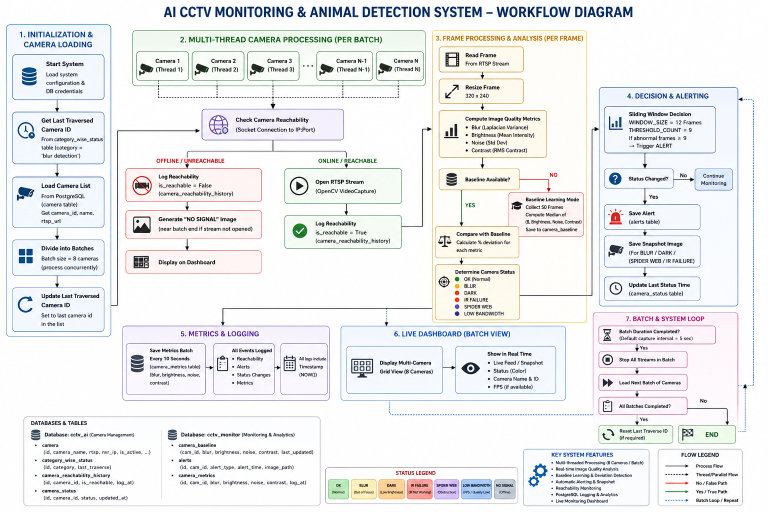
#> input picture ChatGPT Image Jun 28, 2026, 01_41_30 PM.png, 1536 x 1024 px, given in place of 4202, which was not available (shown at 1/2 size)
$ python Blurry_Camera_4_grid.py   (older library calls are emulated)
#> lines starting #> are read from the running program, lines starting #| are printed output that depends on the picture; pictures that were not available may be replaced by others from this repository, and a replacement may not be noted
import cv2
import numpy as np
import time
from datetime import datetime

# --- CONFIGURATION SECTION ---
# List of your 4 RTSP URLs
RTSP_URLS = [
    "rtsp://USERNAME:PASSWORD@192.168.x.x:554/Streaming/Channels/4202",
    "rtsp://USERNAME:PASSWORD@192.168.x.x:554/Streaming/Channels/4202",
    "rtsp://USERNAME:PASSWORD@192.168.x.x:554/Streaming/Channels/4202",
    "rtsp://USERNAME:PASSWORD@192.168.x.x:554/Streaming/Channels/4202"
    # Replace with Camera 4
]

CAPTURE_INTERVAL = 10
LEARNING_FRAMES = 20
ALPHA = 0.1

# Track alerts per camera
current_alerts = ["OK"] * 4

def send_alert(cam_idx, issue, value):
    global current_alerts
    current_alerts[cam_idx] = f"{issue} ({value:.2f})"
    print(f"[{datetime.now()}] CAM {cam_idx} ALERT → {issue} (Value: {value:.2f})")

def get_metrics(frame):
    gray = cv2.cvtColor(frame, cv2.COLOR_BGR2GRAY)
    blur = cv2.Laplacian(gray, cv2.CV_64F).var()
    brightness = np.mean(gray)
    noise = np.std(gray)
    return blur, brightness, noise

def draw_overlay(frame, blur, brightness, noise, cam_idx):
    global current_alerts
    overlay = frame.copy()
    alert_text = current_alerts[cam_idx]

    color = (0, 255, 0) if "OK" in alert_text.upper() else (0, 0, 255)

    # Positioned slightly higher to fit in grid view
    cv2.putText(overlay, f"Blur: {blur:.2f}", (10, 25), cv2.FONT_HERSHEY_SIMPLEX, 0.5, (0,255,0), 1)
    cv2.putText(overlay, f"Bright: {brightness:.2f}", (10, 50), cv2.FONT_HERSHEY_SIMPLEX, 0.5, (0,255,0), 1)
    cv2.putText(overlay, f"Noise: {noise:.2f}", (10, 75), cv2.FONT_HERSHEY_SIMPLEX, 0.5, color, 1)
    cv2.putText(overlay, f"STATUS: {alert_text}", (10, 100), cv2.FONT_HERSHEY_SIMPLEX, 0.6, color, 2)
    # cv2.putText(overlay, f"CAM {cam_idx}", (550, 30), cv2.FONT_HERSHEY_SIMPLEX, 0.6, (255,255,255), 2)
    return overlay

def monitor_camera():
    # Initialize all 4 captures
    caps = [cv2.VideoCapture(url) for url in RTSP_URLS]
    for i, cap in enumerate(caps):
        if not cap.isOpened():
            print(f"Camera {i} connection failed")
            return

    # Baselines list for each camera , 4 as the number of grid is 4
    blur_means = [0.0]*4;
    bright_means = [0.0]*4;
    noise_means = [0.0]*4
    reference_frames = [None]*4

    last_check_time = time.time()

    print("Learning baseline for all cameras...")

    # Simplified learning phase for 4 cams
    for _ in range(LEARNING_FRAMES):
        for i in range(4):
            ret, frame = caps[i].read()
            if ret: #resizing the frames for each grid for the monitor
                frame = cv2.resize(frame, (640, 480)) # 640/480 for 4 camera grid
                #before calculating the mean take the values and assign them to the means list for each camera
                b, br, n = get_metrics(frame)
                blur_means[i] += b
                bright_means[i] += br
                noise_means[i] += n
        cv2.waitKey(1)
#> this loop made 20 passes
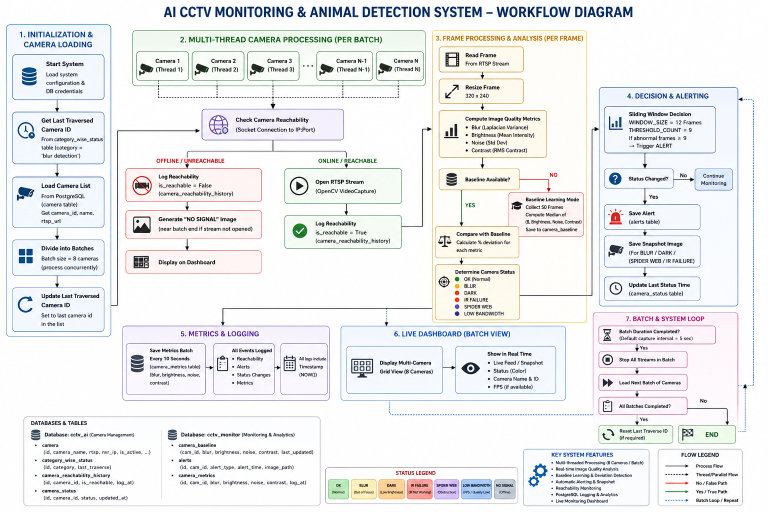
#> input picture ChatGPT Image Jun 28, 2026, 01_41_30 PM.png, 1536 x 1024 px, given in place of 4202, which was not available (shown at 1/2 size)
#> pass 1, in get_metrics, `gray = cv2.cvtColor(frame, cv2.COLOR_BGR2GRAY)`:
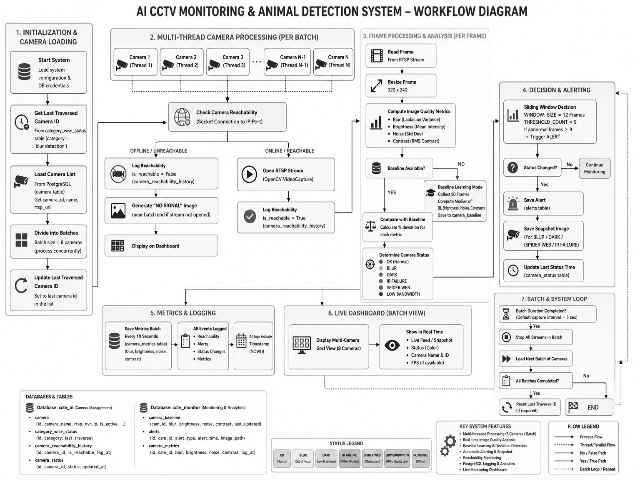
#> gray: shape (480, 640); min 0, max 255, mean 236.8

    #take the values from the list and put those in temp var x one by one and then divide by the number of learning frames
    blur_means = [x/LEARNING_FRAMES for x in blur_means]
    bright_means = [x/LEARNING_FRAMES for x in bright_means]
    noise_means = [x/LEARNING_FRAMES for x in noise_means]

    while True:
        frames_to_grid = []

        for i in range(4):
            ret, frame = caps[i].read()

            # Reset logic per camera
            if not ret:
                caps[i].set(cv2.CAP_PROP_POS_FRAMES, 0)
                frame = np.zeros((480, 640, 3), dtype=np.uint8)
                 #uint8 is a parameter used in NumPy to specify that an array should store 8-bit unsigned integers
                # 3 is the number of color channels(BGR)
            else:
                frame = cv2.resize(frame, (640, 480))

            blur, brightness, noise = get_metrics(frame)

            # Reset status visibility
            if time.time() - last_check_time > 2:
                current_alerts[i] = "OK"

            # --- DIAGNOSTIC CHECK ---
            if time.time() - last_check_time > CAPTURE_INTERVAL:
                # if reference_frames[i] is not None:
                #     diff = cv2.absdiff(reference_frames[i], frame).mean()
                #     if diff < 2.0: send_alert(i, "Frozen", diff)

                if brightness < bright_means[i] * 0.3 and noise > noise_means[i] * 1.5:
                    send_alert(i, "IR Failure", noise)
                elif blur < blur_means[i] * 0.5:
                    send_alert(i, "Blurry", blur)
                elif brightness < bright_means[i] * 0.3:
                    send_alert(i, "Low Light", brightness)
                elif blur == 0 and brightness == 0 and noise == 0:
                    send_alert(i, "Stream Lost")


                if "OK" in current_alerts[i].upper():
                    blur_means[i] = (1 - ALPHA) * blur_means[i] + ALPHA * blur
                    bright_means[i] = (1 - ALPHA) * bright_means[i] + ALPHA * brightness
                    noise_means[i] = (1 - ALPHA) * noise_means[i] + ALPHA * noise

                reference_frames[i] = frame.copy()

            # Process frame for grid
            processed = draw_overlay(frame, blur, brightness, noise, i)
            frames_to_grid.append(processed)
#> this loop made 4 passes
#> pass 1, in monitor_camera, `frame = cv2.resize(frame, (640, 480))`:
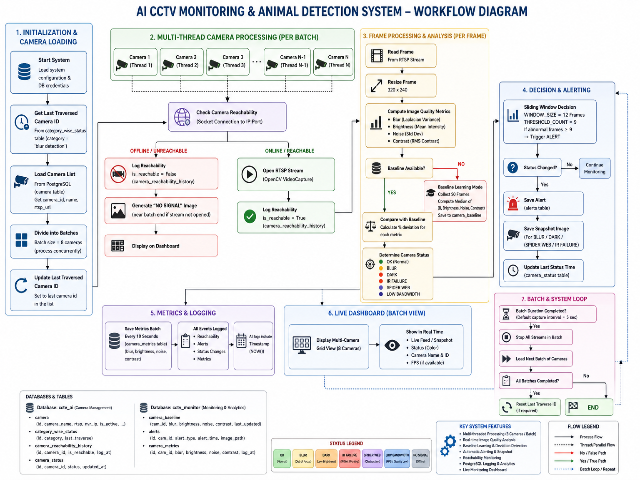
#> frame: shape (480, 640, 3); mean B, G, R 238.1, 236.8, 236.2
#> after the loop, blur_means = [9460, 9460, 9460, 9460]; bright_means = [236.8, 236.8, 236.8, 236.8]; current_alerts = ['OK', 'OK', 'OK', 'OK']; frames_to_grid = 4 items; noise_means = [41.38, 41.38, 41.38, 41.38]; reference_frames = 4 items

        # --- GRID ASSEMBLY SECTION ---
        # Stack Top Row (Cam 0, 1) and Bottom Row (Cam 2, 3)
        top_row = np.hstack((frames_to_grid[0], frames_to_grid[1]))
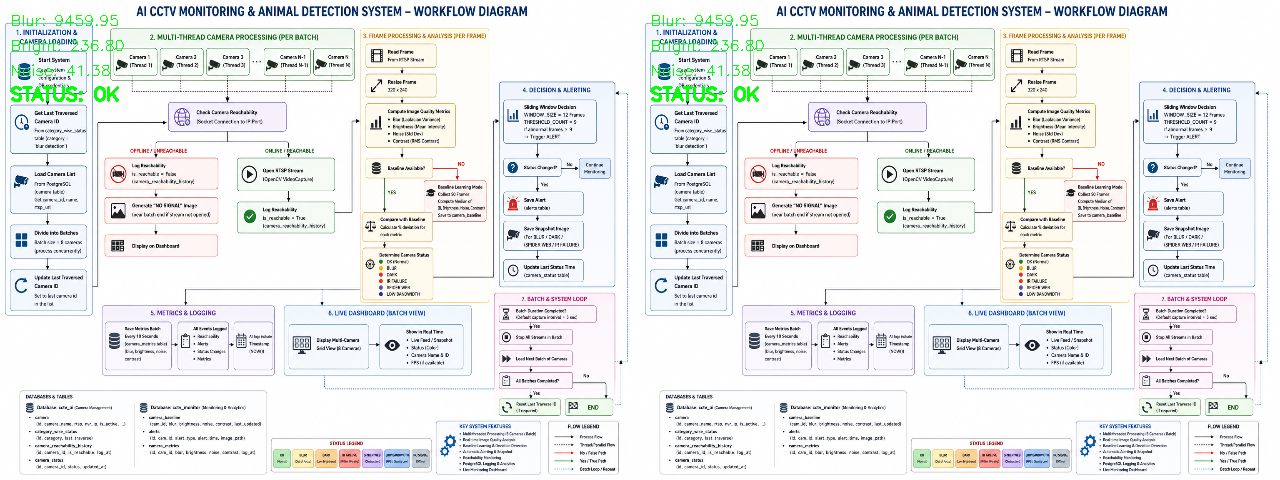
#> top_row: shape (480, 1280, 3); mean of channels 0, 1, 2 236.9, 236.9, 235; drawn as B, G, R
        bottom_row = np.hstack((frames_to_grid[2], frames_to_grid[3]))
        grid = np.vstack((top_row, bottom_row))
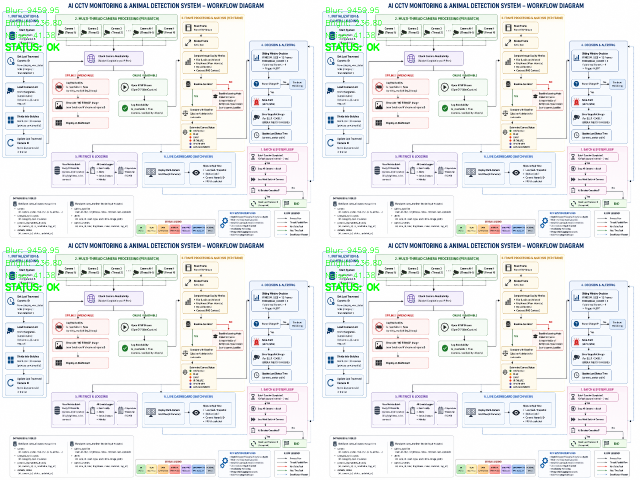
#> grid: shape (960, 1280, 3) (shown at 1/2 size); mean of channels 0, 1, 2 236.9, 236.9, 235; drawn as B, G, R

        # Resize grid to fit screen if needed (optional)
        grid_display = cv2.resize(grid, (1280, 720))
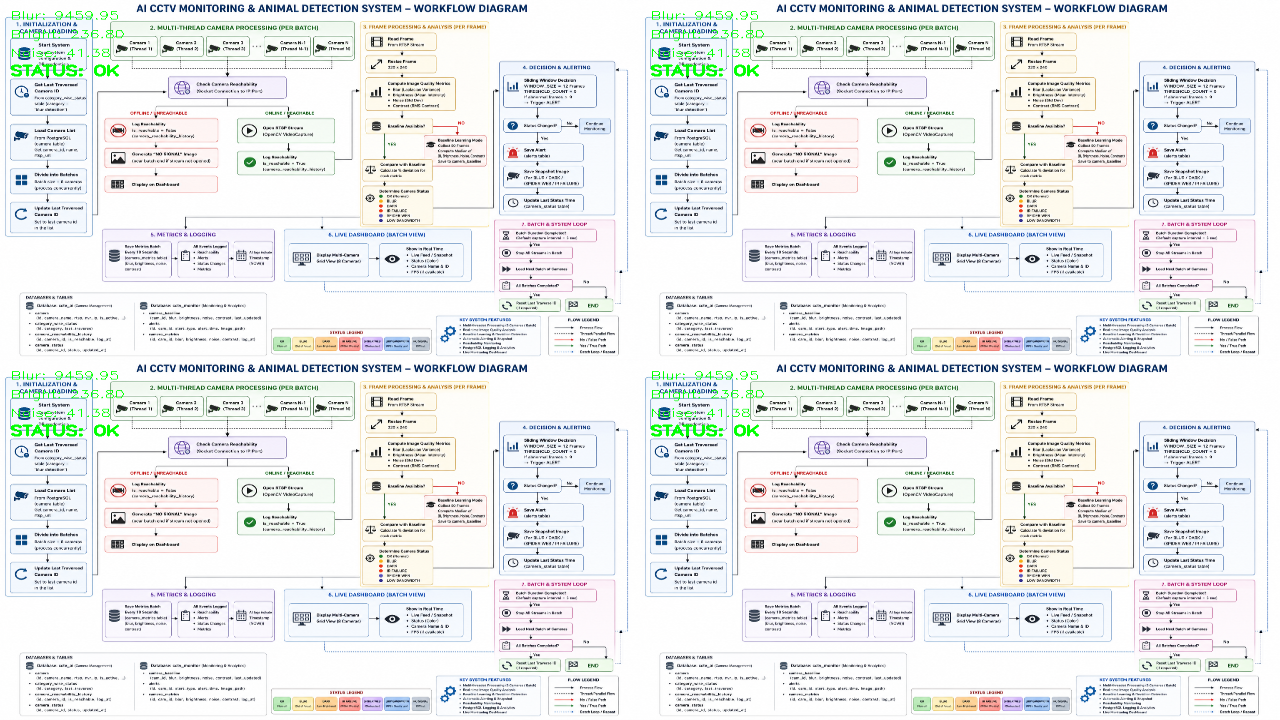
#> grid_display: shape (720, 1280, 3); mean of channels 0, 1, 2 236.9, 237, 235; drawn as B, G, R
        cv2.imshow("Four camera grid", grid_display)

        if time.time() - last_check_time > CAPTURE_INTERVAL:
            last_check_time = time.time()

        if cv2.waitKey(1) & 0xFF == 27:
#> (key Esc is pressed here)
            break

    for cap in caps: cap.release()
    cv2.destroyAllWindows()

if __name__ == "__main__":
    monitor_camera()
